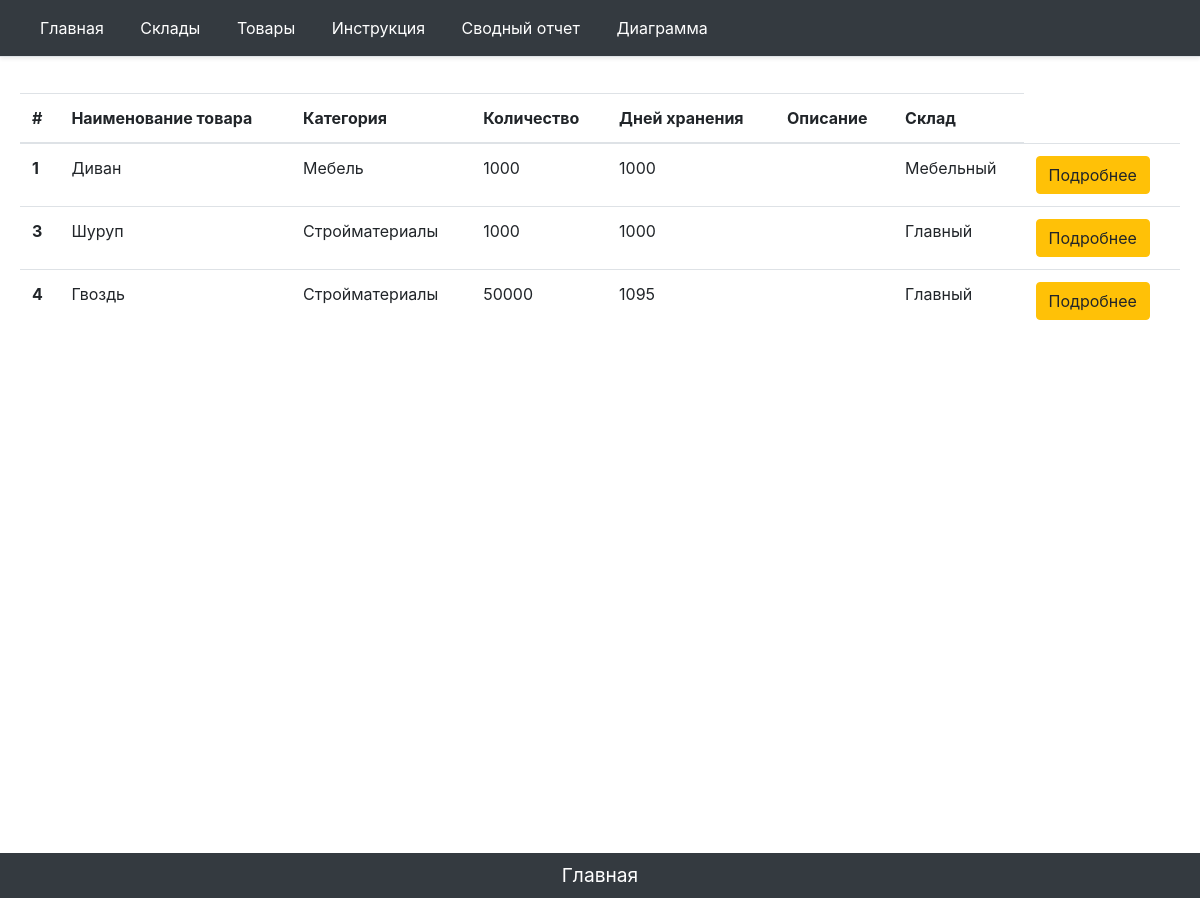
Page /second on the earlier database version.
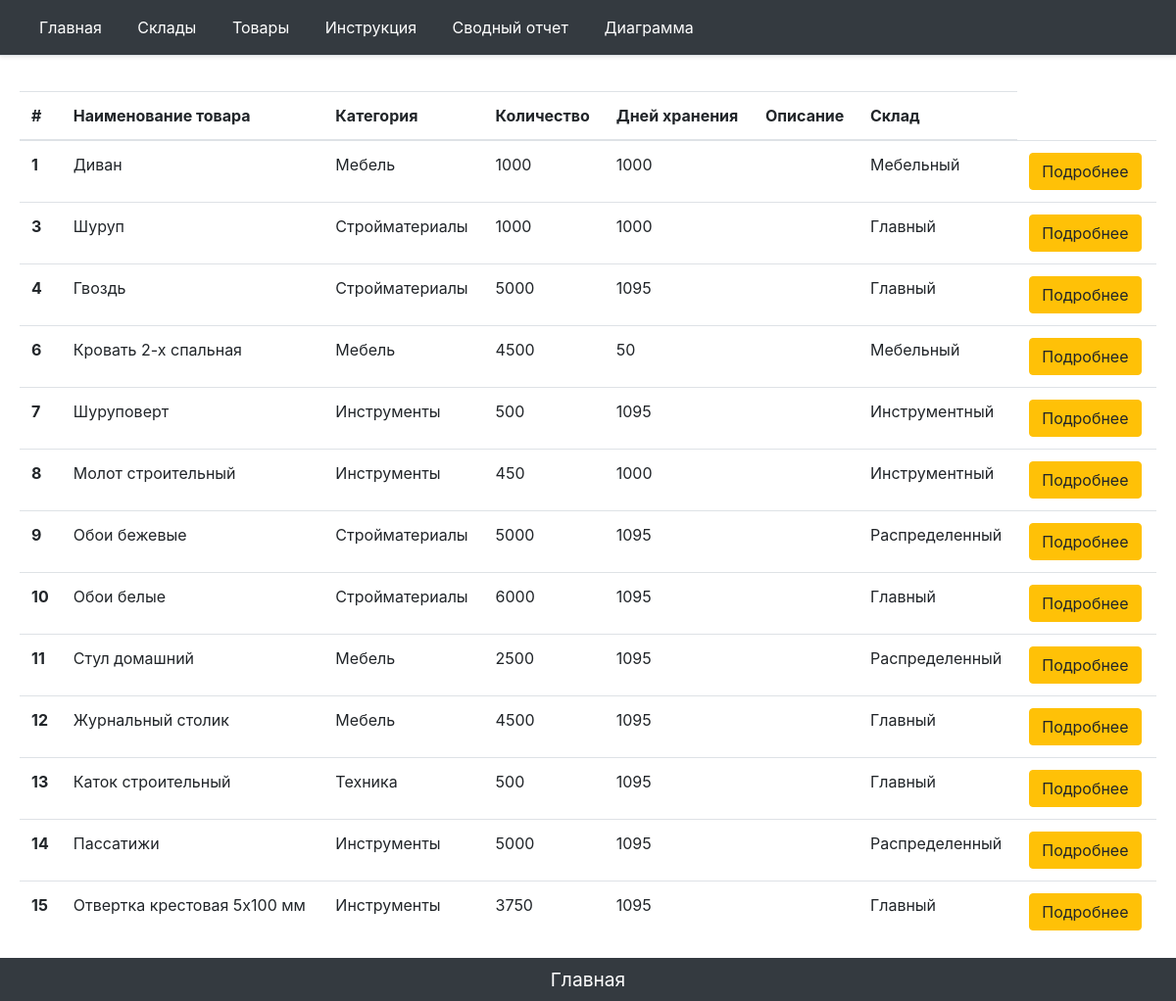
Same page on the later database version.
### main/models.py (models this page shows, shortened)
class ItemNewOne(models.Model):
    ITEM_CATEGORY = (
        ('Мебель', 'Мебель'),
        ('Стройматериалы', 'Строительные материалы'),
        ('Инструменты', 'Инструменты для выполнения строительных,отделочных работ'),
        ('Техника', 'Технические средства, машины для строительных, отделочных работ'),
    )
    ITEM_MODULE = (
        ('А', 'А'),
        ('Б', 'Б'),
        ('В', 'В'),
        ('Г', 'Г'),
        ('Д', 'Д'),
        ('Е', 'Е'),
        ('Ж', 'Ж'),
        ('З', 'З'),
    )
    ITEM_SECTION =(
        ('S-1', 'S-1'),
        ('S-2', 'S-2'),
        ('S-3', 'S-3'),
        ('S-4', 'S-4'),
        ('S-5', 'S-5'),
        ('S-6', 'S-6'),
        ('S-7', 'S-7'),
        ('S-8', 'S-8'),
        ('S-9', 'S-9'),
        ('S-10', 'S-10'),
        ('S-11', 'S-11'),
        ('S-12', 'S-12'),
        ('S-13', 'S-13'),
        ('S-14', 'S-14'),
        ('S-15', 'S-15'),
        ('S-16', 'S-16'),
    )
    ITEM_ROW=(
        ('1', '1'),
        ('2', '2'),
        ('3', '3'),
        ('4', '4'),
        ('5', '5'),
        ('6', '6'),
        ('7', '7'),
        ('8', '8'),
        ('9', '9'),
        ('10', '10'),
        ('11', '11'),
        ('12', '12'),
        ('13', '13'),
        ('14', '14'),
        ('15', '15'),
        ('16', '16'),
        ('17', '17'),
        ('18', '18'),
        ('19', '19'),
        ('20', '20'),
        ('21', '21'),
        ('22', '22'),
        ('23', '23'),
        ('24', '24'),
        ('25', '25'),
        ('26', '26'),
        ('27', '27'),
        ('28', '28'),
        ('29', '29'),
        ('30', '30'),
        ('31', '31'),
        ('32', '32'),
    )
    ITEM_PLACE = (
        ('М1', 'М1'),
        ('М2', 'М2'),
        ('М3', 'М3'),
        ('М4', 'М4'),
        ('М5', 'М5'),
        ('М6', 'М6'),
        ('М7', 'М7'),
        ('М8', 'М8'),
        ('М9', 'М9'),
        ('М10', 'М10'),
        ('М11', 'М11'),
        ('М12', 'М12'),
        ('М13', 'М13'),
        ('М14', 'М14'),
        ('М15', 'М15'),
        ('М16', 'М16'),
        ('М17', 'М17'),
        ('М18', 'М18'),
        ('М19', 'М19'),
        ('М20', 'М20'),
        ('М21', 'М21'),
        ('М22', 'М22'),
        ('М23', 'М23'),
        ('М24', 'М24'),
        ('М25', 'М25'),
        ('М26', 'М26'),
        ('М27', 'М27'),
        ('М28', 'М28'),
        ('М29', 'М29'),
        ('М30', 'М30'),
        ('М31', 'М31'),
        ('М32', 'М32'),
        ('М33', 'М33'),
        ('М34', 'М34'),
        ('М35', 'М35'),
        ('М36', 'М36'),
        ('М37', 'М37'),
        ('М38', 'М38'),
        ('М39', 'М39'),
        ('М40', 'М40'),
        ('М41', 'М41'),
        ('М42', 'М42'),
        ('М43', 'М43'),
        ('М44', 'М44'),
        ('М45', 'М45'),
        ('М46', 'М46'),
        ('М47', 'М47'),
        ('М48', 'М48'),
        ('М49', 'М49'),
        ('М50', 'М50'),
        ('М51', 'М51'),
        ('М52', 'М52'),
        ('М53', 'М53'),
        ('М54', 'М54'),
        ('М55', 'М55'),
        ('М56', 'М56'),
        ('М57', 'М57'),
        ('М58', 'М58'),
        ('М59', 'М59'),
        ('М60', 'М60'),
        ('М61', 'М61'),
        ('М62', 'М62'),
        ('М63', 'М63'),
        ('М64', 'М64'),
        ('М65', 'М65'),
        ('М66', 'М66'),
        ('М67', 'М67'),
        ('М68', 'М68'),
        ('М69', 'М69'),
        ('М70', 'М70'),
        ('М71', 'М71'),
        ('М72', 'М72'),
        ('М73', 'М73'),
        ('М74', 'М74'),
        ('М75', 'М75'),
        ('М76', 'М76'),
        ('М77', 'М77'),
        ('М78', 'М78'),
        ('М79', 'М79'),
        ('М80', 'М80'),
        ('М81', 'М81'),
        ('М82', 'М82'),
        ('М83', 'М83'),
        ('М84', 'М84'),
        ('М85', 'М85'),
        ('М86', 'М86'),
        ('М87', 'М87'),
        ('М88', 'М88'),
        ('М89', 'М89'),
        ('М90', 'М90'),
        ('М91', 'М91'),
        ('М92', 'М92'),
        ('М93', 'М93'),
        ('М94', 'М94'),
        ('М95', 'М95'),
        ('М96', 'М96'),
        ('М97', 'М97'),
        ('М98', 'М98'),
        ('М99', 'М99'),
        ('М100', 'М100'),
        ('М101', 'М101'),
        ('М102', 'М102'),
        ('М103', 'М103'),
        ('М104', 'М104'),
        ('М105', 'М105'),
        ('М106', 'М106'),
        ('М107', 'М107'),
        ('М108', 'М108'),
        ('М109', 'М109'),
        ('М110', 'М110'),
        ('М111', 'М111'),
        ('М112', 'М112'),
        ('М113', 'М113'),
        ('М114', 'М114'),
        ('М115', 'М115'),
        ('М116', 'М116'),
        ('М117', 'М117'),
        ('М118', 'М118'),
        ('М119', 'М119'),
        ('М120', 'М120'),
        ('М121', 'М121'),
        ('М122', 'М122'),
        ('М123', 'М123'),
        ('М124', 'М124'),
        ('М125', 'М125'),
        ('М126', 'М126'),
        ('М127', 'М127'),
        ('М128', 'М128'),
    )
    name = models.CharField('Наименование товара', max_length=100)
    category = models.CharField('Категория',max_length=150, choices=ITEM_CATEGORY)
    amount = models.IntegerField('Количество')
    shelflifeday = models.IntegerField('Дней хранения')
    option = models.TextField('Описание', blank=True)
    foldid = models.ForeignKey(FoldNewOne, on_delete=models.CASCADE, verbose_name="Склад", blank="True")
    camedate = models.DateField('Дата поставки', blank=True, null=True)
    module = models.CharField('Модуль склада', max_length=5,blank=True, choices=ITEM_MODULE)
    section = models.CharField('Секция модуля склада', max_length=5,blank=True, choices=ITEM_SECTION)
    row = models.CharField('Ряд секции', blank=True, max_length=5,choices=ITEM_ROW)
    place = models.CharField('Место в ряду', blank=True, max_length=5,choices=ITEM_PLACE)
    class Meta:
        verbose_name = 'Товар'
        verbose_name_plural = 'Товары'

class FoldNewOne(models.Model):
    name = models.CharField('Название склада', max_length=50)
    parknumber = models.IntegerField('Номер платформы')
    responsible = models.CharField('Ответственный', max_length=50, blank=True)
    adress = models.CharField('Адрес', max_length=200, blank=True)
    square = models.IntegerField('Площадь склада')
    def __str__(self):
        return str(self.name)
    """def get_update_url(self):
        return reverse('fold_update_url',kwargs={'id': self.id})
"""
    class Meta:
        verbose_name = 'Склад'
        verbose_name_plural = 'Склады'

### main/views.py (the view)
# urls.py: path('second',views.second, name='sec'),
def second(request):
    items = ItemNewOne.objects.all()
    return render(request, 'main/second.html', {'title':"Вторая страница сайта", 'item': items})

### main/templates/main/second.html (shortened to what this page needs)
{% extends 'main/base_template.html' %}
{% block content %}
{% if item %}
<table class="table">
          <thead>
            <tr>
              <th scope="col">#</th>
              <th scope="col">Наименование товара</th>
              <th scope="col">Категория</th>
              <th scope="col">Количество</th>
                <th scope="col">Дней хранения</th>
                <th scope="col">Описание</th>
                <th scope="col">Склад</th>
            </tr>
          </thead>
          <tbody>
                {% for element in item %}
                 <tr>
                        <th scope="row">{{ element.id }}</th>
                        <td>{{ element.name }}</td>
                        <td>{{ element.category }} </td>
                        <td>{{ element.amount }}</td>
                        <td>{{ element.shelflifeday }}</td>
                        <td>{{ element.option }} </td>
                        <td>{{ element.foldid }}</td>
                        <td><a href="{% url 'item-detail' element.id %}" class="btn btn-warning">Подробнее</a></td>
                  </tr>
                {% endfor %}
          </tbody>
        </table>
    {% else %}
            <p>Данные отсутвуют!</p>
            {% endif %}
{% endblock %}
{% block tomain %}
      <footer class="footer">
    <p align = "middle" class = "my-0 me-md-auto fw-normal p-2 text-white bg-dark align-items-center"><a href="{% url 'home' %}"><font color="white"><big>Главная</big></font></a></p>
    </footer>
    {% endblock %}

Differences in the rows shown:
changed ItemNewOne "Гвоздь": amount "50000" → "5000"
added ItemNewOne: id "6", name "Кровать 2-х спальная", category "Мебель", amount "4500", shelflifeday "50", foldid "Мебельный"
added ItemNewOne: id "7", name "Шуруповерт", category "Инструменты", amount "500", shelflifeday "1095", foldid "Инструментный"
added ItemNewOne: id "8", name "Молот строительный", category "Инструменты", amount "450", shelflifeday "1000", foldid "Инструментный"
added ItemNewOne: id "9", name "Обои бежевые", category "Стройматериалы", amount "5000", shelflifeday "1095", foldid "Распределенный"
added ItemNewOne: id "10", name "Обои белые", category "Стройматериалы", amount "6000", shelflifeday "1095", foldid "Главный"
added ItemNewOne: id "11", name "Стул домашний", category "Мебель", amount "2500", shelflifeday "1095", foldid "Распределенный"
added ItemNewOne: id "12", name "Журнальный столик", category "Мебель", amount "4500", shelflifeday "1095", foldid "Главный"
added ItemNewOne: id "13", name "Каток строительный", category "Техника", amount "500", shelflifeday "1095", foldid "Главный"
added ItemNewOne: id "14", name "Пассатижи", category "Инструменты", amount "5000", shelflifeday "1095", foldid "Распределенный"
added ItemNewOne: id "15", name "Отвертка крестовая 5х100 мм", category "Инструменты", amount "3750", shelflifeday "1095", foldid "Главный"
